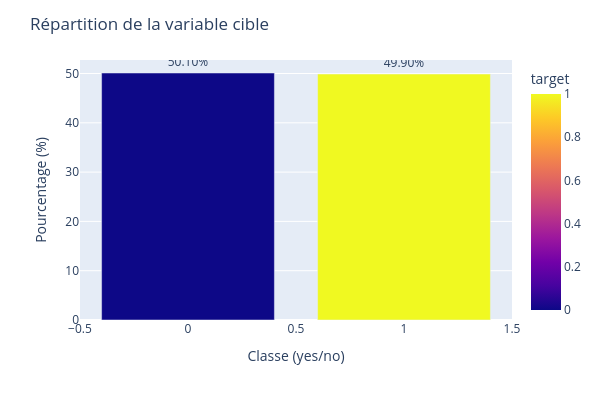

Notebook code cell kept with this figure:
### Code cell
import plotly.express as px

# Calculate the distribution of y_score
target_distribution = y_score.value_counts(normalize=True).reset_index()
target_distribution.columns = ['target', 'proportion']
target_distribution['proportion'] = target_distribution['proportion'] * 100 # Convert to percentage

# Représentez graphiquement la distribution de votre target
fig = px.bar(
    target_distribution,
    x="target",
    y="proportion",
    text="proportion",
    color="target"
)

# Mise en forme de la figure (titre, nom des axes, ...)
fig.update_layout(
    title="Répartition de la variable cible",
    xaxis_title="Classe (yes/no)",
    yaxis_title="Pourcentage (%)",
    showlegend=False,
    width=600,
    height=400
)

# Formatage du texte affiché sur les barres
fig.update_traces(texttemplate="%{text:.2f}%", textposition="outside")

# Affichez la figure
fig.show()

### Figure 1 — Plotly figure (JSON) as saved in the notebook; plotly's stock layout.template omitted (floating-point values rounded to 4 significant figures)
{"data": [{"hovertemplate": "target=%{marker.color}<br>proportion=%{text}<extra></extra>", "legendgroup": "", "marker": {"color": [0, 1], "coloraxis": "coloraxis", "pattern": {"shape": ""}}, "name": "", "orientation": "v", "showlegend": false, "text": [50.1, 49.9], "textposition": "outside", "texttemplate": "%{text:.2f}%", "type": "bar", "x": [0, 1], "xaxis": "x", "y": [50.1, 49.9], "yaxis": "y"}], "layout": {"barmode": "relative", "coloraxis": {"colorbar": {"title": {"text": "target"}}, "colorscale": [[0, "#0d0887"], [0.1111, "#46039f"], [0.2222, "#7201a8"], [0.3333, "#9c179e"], [0.4444, "#bd3786"], [0.5556, "#d8576b"], [0.6667, "#ed7953"], [0.7778, "#fb9f3a"], [0.8889, "#fdca26"], [1, "#f0f921"]]}, "height": 400, "legend": {"tracegroupgap": 0}, "margin": {"t": 60}, "showlegend": false, "title": {"text": "Répartition de la variable cible"}, "width": 600, "xaxis": {"anchor": "y", "domain": [0, 1], "title": {"text": "Classe (yes/no)"}}, "yaxis": {"anchor": "x", "domain": [0, 1], "title": {"text": "Pourcentage (%)"}}}}
